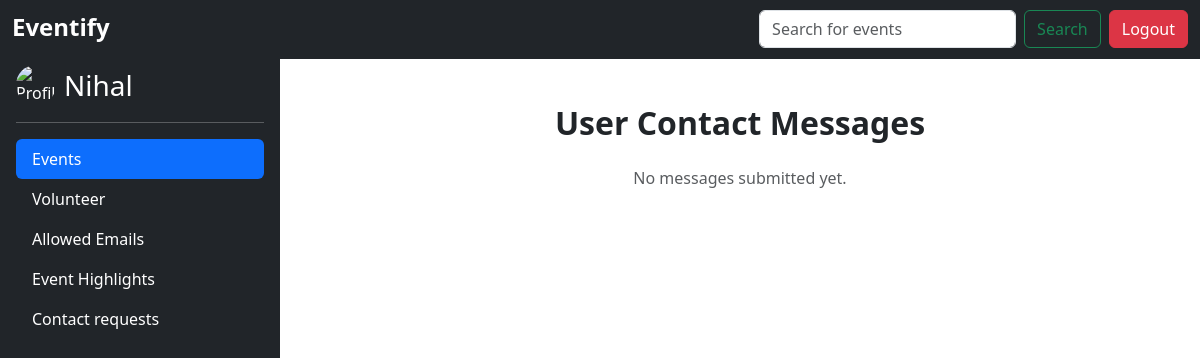
The page /contact-messages/ (signed in) on the database as committed earlier.
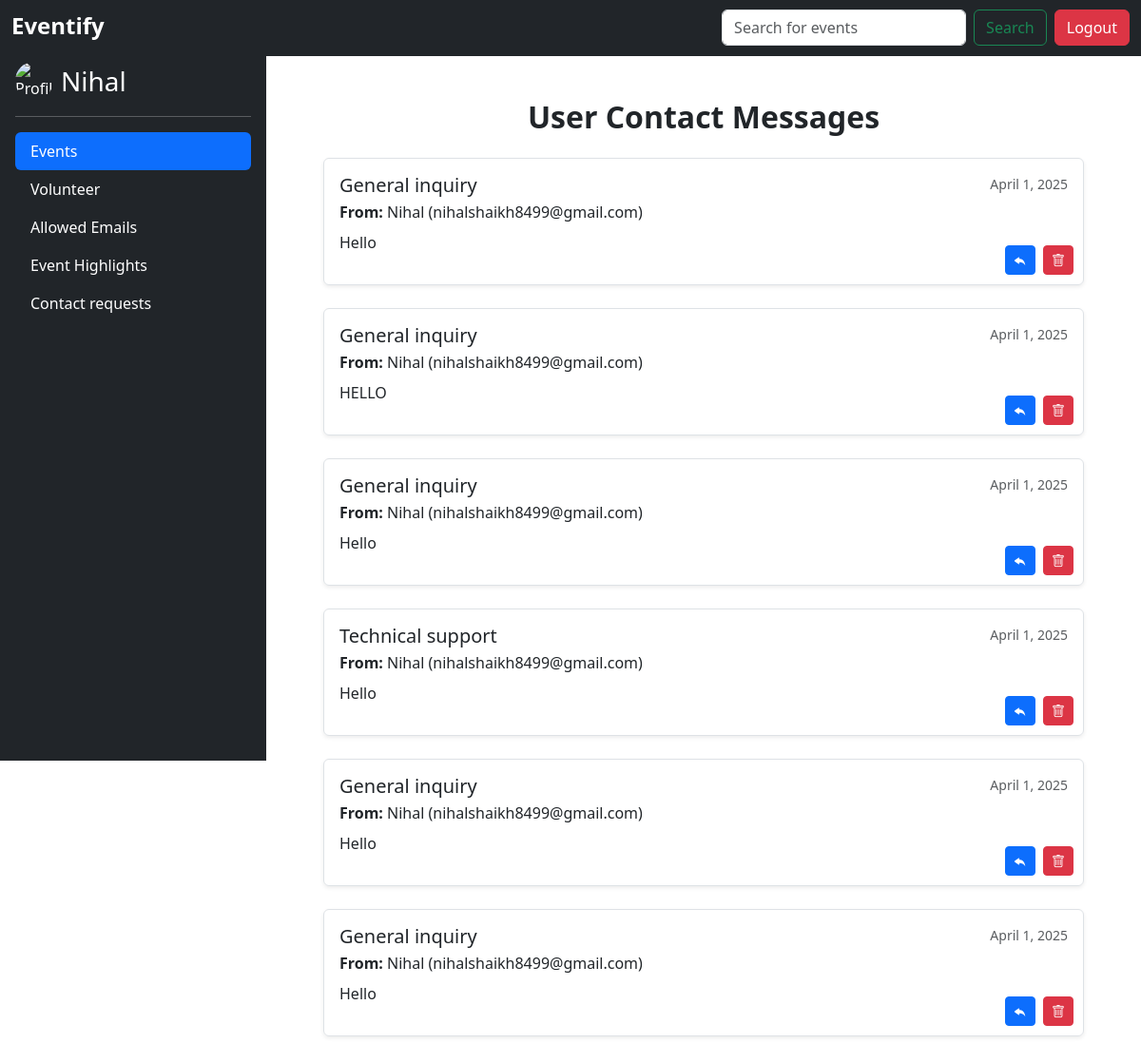
The same page on the database as committed later.
### events/models.py (models this page shows, shortened)
class ContactFormModel(models.Model):
    FORM_CATEGORIES = [
                ('General inquiry','General inquiry'),
                ('Technical support','Technical support'),
                ('Feedback & Suggestion','Feedback & Suggestion'),
                ('Lost & found','Lost & found')
               ]
    user = models.ForeignKey(User, on_delete=models.CASCADE)
    subject = models.CharField(max_length=50, choices=FORM_CATEGORIES)
    message = models.TextField()
    created_at = models.DateField(auto_now_add=True)

### events/views.py (the view)
# urls.py: path('contact-messages/', views.contact_messages_view, name='contact_messages'),
@login_required
@user_passes_test(lambda u: u.is_staff)
def contact_messages_view(request):
    contact_messages = ContactFormModel.objects.all().order_by('-created_at')
    return render(request, 'contact_messages.html', {'contact_messages': contact_messages})

### events/templates/contact_messages.html (shortened to what this page needs)
{% extends "base.html" %}
{% load static %}
{% block content %}
<link href="https://cdn.jsdelivr.net/npm/bootstrap-icons@1.10.5/font/bootstrap-icons.css" rel="stylesheet">
<link rel="stylesheet" href="https://cdn.jsdelivr.net/npm/bootstrap@5.3.3/dist/css/bootstrap.min.css">
<div class="container py-5">
    <h2 class="text-center mb-4 fw-bold">User Contact Messages</h2>
    {% if contact_messages %}
        <div class="mx-auto" style="max-width: 800px;">
            {% for message in contact_messages %}
                <div class="border rounded p-3 mb-4 shadow-sm position-relative">
                    <div class="d-flex justify-content-between">
                        <h5 class="mb-1">{{ message.get_subject_display }}</h5>
                        <small class="text-muted">{{ message.created_at }}</small>
                    </div>
                    <p class="mb-1"><strong>From:</strong> {{ message.user.username }} ({{ message.user.email }})</p>
                    <p class="mt-2">{{ message.message|linebreaksbr }}</p>
                    <a href="https://mail.google.com/mail/?view=cm&fs=1&to={{ message.user.email }}"
                    target="_blank"
                    class="btn btn-sm btn-primary position-absolute"
                    style="bottom: 10px; right: 50px;">
                    <i class="bi bi-reply-fill"></i>
                    </a>
                    <button type="button" class="btn btn-sm btn-danger position-absolute" style="bottom: 10px; right: 10px;" data-bs-toggle="modal" data-bs-target="#deleteModal{{ message.id }}">
                        <i class="bi bi-trash"></i>
                    </button>
                </div>
            {% endfor %}
        </div>
    {% else %}
        <p class="text-center text-muted">No messages submitted yet.</p>
    {% endif %}
</div>
{% endblock %}

Rows that differ between the two databases and show on the page:
added ContactFormModel: subject "General inquiry", created_at "April 1, 2025", user.username "Nihal", user.email "nihalshaikh8499@gmail.com", message "Hello"
added ContactFormModel: subject "General inquiry", created_at "April 1, 2025", user.username "Nihal", user.email "nihalshaikh8499@gmail.com", message "HELLO"
added ContactFormModel: subject "General inquiry", created_at "April 1, 2025", user.username "Nihal", user.email "nihalshaikh8499@gmail.com", message "Hello"
added ContactFormModel: subject "Technical support", created_at "April 1, 2025", user.username "Nihal", user.email "nihalshaikh8499@gmail.com", message "Hello"
added ContactFormModel: subject "General inquiry", created_at "April 1, 2025", user.username "Nihal", user.email "nihalshaikh8499@gmail.com", message "Hello"
added ContactFormModel: subject "General inquiry", created_at "April 1, 2025", user.username "Nihal", user.email "nihalshaikh8499@gmail.com", message "Hello"
Other text that changed with them:
text no longer shown: "No messages submitted yet."
